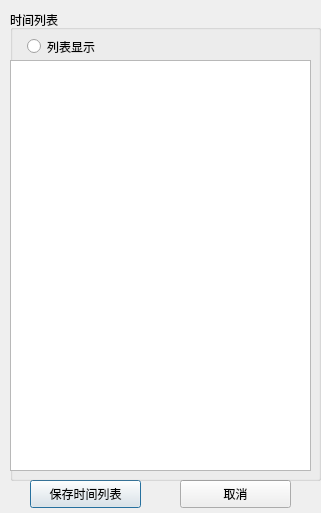
<?xml version="1.0" encoding="UTF-8"?>
<ui version="4.0">
 <class>DialogPartolTime</class>
 <widget class="QDialog" name="DialogPartolTime">
  <property name="geometry">
   <rect>
    <x>0</x>
    <y>0</y>
    <width>321</width>
    <height>513</height>
   </rect>
  </property>
  <property name="windowTitle">
   <string>时间配置</string>
  </property>
  <widget class="QPushButton" name="pushButton">
   <property name="geometry">
    <rect>
     <x>30</x>
     <y>480</y>
     <width>111</width>
     <height>28</height>
    </rect>
   </property>
   <property name="text">
    <string>保存时间列表</string>
   </property>
  </widget>
  <widget class="QPushButton" name="pushButton_2">
   <property name="geometry">
    <rect>
     <x>180</x>
     <y>480</y>
     <width>111</width>
     <height>28</height>
    </rect>
   </property>
   <property name="text">
    <string>取消</string>
   </property>
  </widget>
  <widget class="QGroupBox" name="groupBox">
   <property name="geometry">
    <rect>
     <x>10</x>
     <y>10</y>
     <width>311</width>
     <height>471</height>
    </rect>
   </property>
   <property name="sizePolicy">
    <sizepolicy hsizetype="Fixed" vsizetype="Fixed">
     <horstretch>0</horstretch>
     <verstretch>0</verstretch>
    </sizepolicy>
   </property>
   <property name="title">
    <string>时间列表</string>
   </property>
   <widget class="QTableWidget" name="tableWidget">
    <property name="geometry">
     <rect>
      <x>0</x>
      <y>50</y>
      <width>301</width>
      <height>411</height>
     </rect>
    </property>
   </widget>
   <widget class="QRadioButton" name="radioButton">
    <property name="geometry">
     <rect>
      <x>17</x>
      <y>25</y>
      <width>89</width>
      <height>23</height>
     </rect>
    </property>
    <property name="text">
     <string>列表显示</string>
    </property>
   </widget>
  </widget>
 </widget>
 <resources/>
 <connections/>
</ui>
